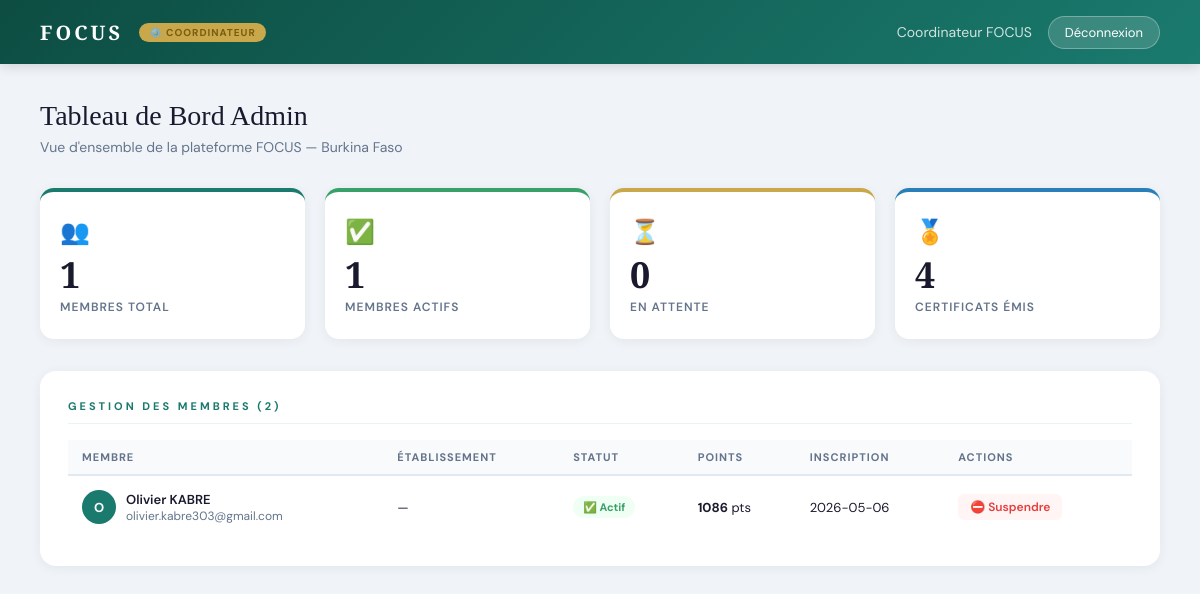
The page /admin (signed in) on the database its author committed.
### tables this page shows
CREATE TABLE users (
            id              INTEGER PRIMARY KEY AUTOINCREMENT,
            full_name       TEXT    NOT NULL,
            email           TEXT    NOT NULL UNIQUE,
            password_hash   TEXT    NOT NULL,
            role            TEXT    NOT NULL DEFAULT 'member'
                                    CHECK(role IN ('member', 'admin')),
            establishment   TEXT,
            city            TEXT,
            bio             TEXT,
            avatar_url      TEXT,
            status          TEXT    NOT NULL DEFAULT 'pending'
                                    CHECK(status IN ('pending', 'active', 'suspended')),
            points          INTEGER NOT NULL DEFAULT 0,
            created_at      TEXT    NOT NULL DEFAULT (datetime('now')),
            last_login      TEXT,
            email_verified  INTEGER NOT NULL DEFAULT 0
        );

### app.py (the view)
@app.route("/admin")
@admin_required
def admin_dashboard():
    stats    = get_admin_stats()
    members  = get_all_users()
    inactive = get_inactive_members(14)
    return render_template("admin/dashboard.html",
        stats=stats, members=members, inactive=inactive)

### app.py (called while the page is built)
def admin_required(f):
    @wraps(f)
    def decorated(*args, **kwargs):
        if "user_id" not in session:
            return redirect(url_for("login"))
        if session.get("role") != "admin":
            flash("Accès réservé aux coordinateurs FOCUS.", "error")
            return redirect(url_for("dashboard"))
        return f(*args, **kwargs)
    return decorated

### database/db.py (called while the page is built, shortened)
def get_db():
    conn = sqlite3.connect(DB_PATH)
    conn.execute('PRAGMA foreign_keys = ON')
    conn.row_factory = sqlite3.Row
    return conn

def get_all_users(status=None):
    conn = get_db()
    if status:
        rows = conn.execute("SELECT * FROM users WHERE status=? ORDER BY created_at DESC", (status,)).fetchall()
    else:
        rows = conn.execute("SELECT * FROM users ORDER BY created_at DESC").fetchall()
    conn.close()
    return rows

def get_admin_stats():
    conn = get_db()
    stats = {}
    stats["total_members"]   = conn.execute("SELECT COUNT(*) FROM users WHERE role='member'").fetchone()[0]
    stats["active_members"]  = conn.execute("SELECT COUNT(*) FROM users WHERE status='active' AND role='member'").fetchone()[0]
    stats["pending_members"] = conn.execute("SELECT COUNT(*) FROM users WHERE status='pending'").fetchone()[0]
    stats["total_certs"]     = conn.execute("SELECT COUNT(*) FROM certificates WHERE is_valid=1").fetchone()[0]
    stats["total_badges"]    = conn.execute("SELECT COUNT(*) FROM user_badges").fetchone()[0]
    stats["ai_sessions"]     = conn.execute("SELECT COUNT(*) FROM ai_sessions").fetchone()[0]
    conn.close()
    return stats

def get_inactive_members(days=14):
    conn = get_db()
    rows = conn.execute("""
        SELECT id, full_name, email, last_login, establishment
        FROM users
        WHERE role='member' AND status='active'
          AND (last_login IS NULL OR last_login < datetime('now', ?))
        ORDER BY last_login ASC
    """, (f"-{days} days",)).fetchall()
    conn.close()
    return rows

### templates/admin/dashboard.html (shortened to what this page needs)
<!DOCTYPE html>
<html lang="fr">
<head>
</head>
<body>
<div class="topbar">
  <div class="topbar-left">
    <div class="topbar-logo">FOCUS</div>
    <span class="admin-badge">⚙️ Coordinateur</span>
  </div>
  <div class="topbar-right">
    <span class="topbar-name">{{ session['name'] }}</span>
    <a href="/logout" class="btn-logout">Déconnexion</a>
  </div>
</div>
<div class="main">
  <div class="page-title">Tableau de Bord Admin</div>
  <div class="page-sub">Vue d'ensemble de la plateforme FOCUS — Burkina Faso</div>
  <div class="stats-grid">
    <div class="stat-card">
      <div class="stat-icon">👥</div>
      <div class="stat-num">{{ stats.total_members }}</div>
      <div class="stat-label">Membres total</div>
    </div>
    <div class="stat-card green">
      <div class="stat-icon">✅</div>
      <div class="stat-num">{{ stats.active_members }}</div>
      <div class="stat-label">Membres actifs</div>
    </div>
    <div class="stat-card gold">
      <div class="stat-icon">⏳</div>
      <div class="stat-num">{{ stats.pending_members }}</div>
      <div class="stat-label">En attente</div>
    </div>
    <div class="stat-card blue">
      <div class="stat-icon">🏅</div>
      <div class="stat-num">{{ stats.total_certs }}</div>
      <div class="stat-label">Certificats émis</div>
    </div>
  </div>
  <div class="card">
    <div class="section-title">Gestion des Membres ({{ members|length }})</div>
    {% if members %}
    <table>
      <thead>
        <tr>
          <th>Membre</th>
          <th>Établissement</th>
          <th>Statut</th>
          <th>Points</th>
          <th>Inscription</th>
          <th>Actions</th>
        </tr>
      </thead>
      <tbody>
        {% for m in members %}
        {% if m['role'] == 'member' %}
        <tr>
          <td>
            <div class="member-cell">
              <div class="avatar-circle">{{ m['full_name'][0].upper() }}</div>
              <div class="member-info">
                <div class="member-name">{{ m['full_name'] }}</div>
                <div class="member-email">{{ m['email'] }}</div>
              </div>
            </div>
          </td>
          <td>{{ m['establishment'] or '—' }}</td>
          <td>
            <span class="status-badge status-{{ m['status'] }}">
              {% if m['status'] == 'active' %}✅ Actif
              {% elif m['status'] == 'pending' %}⏳ En attente
              {% else %}⛔ Suspendu{% endif %}
            </span>
          </td>
          <td><strong>{{ m['points'] }}</strong> pts</td>
          <td>{{ m['created_at'][:10] }}</td>
          <td>
            {% if m['status'] == 'active' %}
              <a href="/admin/member/{{ m['id'] }}/suspend" class="action-btn btn-suspend">⛔ Suspendre</a>
            {% endif %}
          </td>
        </tr>
        {% endif %}
        {% endfor %}
      </tbody>
    </table>
    {% else %}
      <div class="empty">Aucun membre inscrit pour l'instant.</div>
    {% endif %}
  </div>
</div>
</body>
</html>

### templates/admin/dashboard.html (style rules this page uses)
:root { --teal:#1A7A6E; --teal-dark:#0F5A50; --teal-light:#E6F5F3; --gold:#C8A84B; --gold-light:#F5EDD6; --ink:#1A1A2E; --soft:#64748B; --border:#E2E8F0; --error:#E53E3E; --success:#38A169; --warning:#D69E2E; }
* { margin:0; padding:0; box-sizing:border-box; }
body { font-family:'DM Sans',sans-serif; background:#F0F4F8; min-height:100vh; }
.topbar { background: linear-gradient(135deg, #0D4D42, var(--teal)); padding: 0 40px; height: 64px; display:flex; align-items:center; justify-content:space-between; box-shadow: 0 2px 12px rgba(0,0,0,0.15); }
.topbar-left { display:flex; align-items:center; gap:16px; }
.topbar-logo { font-family:'Playfair Display',serif; font-size:20px; font-weight:900; color:white; letter-spacing:3px; }
.admin-badge { background:var(--gold); color:#7A5C10; font-size:10px; font-weight:700; padding:3px 10px; border-radius:20px; letter-spacing:1px; text-transform:uppercase; }
.topbar-right { display:flex; align-items:center; gap:16px; }
.topbar-name { color:rgba(255,255,255,0.8); font-size:14px; }
.btn-logout { background:rgba(255,255,255,0.15); color:white; border:1px solid rgba(255,255,255,0.3); padding:7px 16px; border-radius:20px; font-size:13px; cursor:pointer; text-decoration:none; }
.main { padding:36px 40px; max-width:1200px; margin:0 auto; }
.page-title { font-family:'Playfair Display',serif; font-size:28px; color:var(--ink); margin-bottom:6px; }
.page-sub { font-size:14px; color:var(--soft); margin-bottom:32px; }
.stats-grid { display:grid; grid-template-columns:repeat(4,1fr); gap:20px; margin-bottom:32px; }
.stat-card { background:white; border-radius:14px; padding:24px 20px; box-shadow:0 2px 12px rgba(0,0,0,0.06); border-top:4px solid var(--teal); display:flex; flex-direction:column; gap:6px; }
.stat-card.gold { border-top-color:var(--gold); }
.stat-card.blue { border-top-color:#2980B9; }
.stat-card.green { border-top-color:var(--success); }
.stat-icon { font-size:24px; margin-bottom:4px; }
.stat-num { font-family:'Playfair Display',serif; font-size:36px; font-weight:900; color:var(--ink); line-height:1; }
.stat-label { font-size:12px; color:var(--soft); letter-spacing:1px; text-transform:uppercase; font-weight:600; }
.section-title { font-size:11px; font-weight:700; color:var(--teal); letter-spacing:3px; text-transform:uppercase; margin-bottom:16px; padding-bottom:10px; border-bottom:1px solid var(--teal-light); }
.card { background:white; border-radius:16px; padding:28px; box-shadow:0 2px 12px rgba(0,0,0,0.06); margin-bottom:24px; }
table { width:100%; border-collapse:collapse; font-size:13px; }
thead th { text-align:left; font-size:11px; font-weight:700; color:var(--soft); letter-spacing:1px; text-transform:uppercase; padding:10px 14px; background:#F8FAFC; border-bottom:2px solid var(--border); }
tbody tr { border-bottom:1px solid var(--border); transition:background 0.15s; }
tbody tr:last-child { border-bottom:none; }
td { padding:14px; vertical-align:middle; color:var(--ink); }
.status-badge { display:inline-flex; align-items:center; gap:5px; padding:4px 10px; border-radius:20px; font-size:11px; font-weight:700; }
.status-active { background:#F0FFF4; color:var(--success); }
.action-btn { padding:5px 12px; border-radius:6px; font-size:12px; font-weight:600; text-decoration:none; display:inline-block; margin-right:4px; transition:opacity 0.15s; }
.btn-suspend { background:#FFF5F5; color:var(--error); }
.avatar-circle { width:34px; height:34px; border-radius:50%; background:var(--teal); color:white; display:inline-flex; align-items:center; justify-content:center; font-size:13px; font-weight:700; margin-right:10px; flex-shrink:0; }
.member-cell { display:flex; align-items:center; }
.member-info .member-name { font-weight:600; color:var(--ink); }
.member-info .member-email { font-size:12px; color:var(--soft); }

### rows shown on the page
users: name "Coordinateur FOCUS"
users: full_name "O", full_name "Olivier KABRE", email "olivier.kabre303@gmail.com", establishment "—", status "✅ Actif", points "1086", created_at "2026-05-06"

### other values the page prints
{{ stats.total_members }} "1"
{{ stats.active_members }} "1"
{{ stats.pending_members }} "0"
{{ stats.total_certs }} "4"
{{ members|length }} "2"
